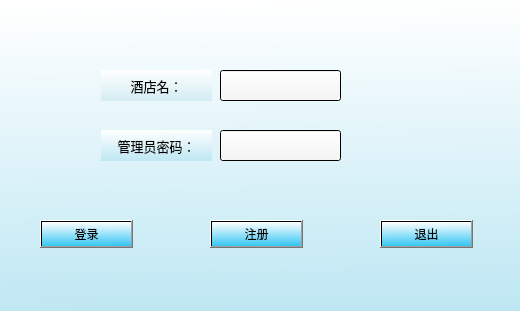
<?xml version="1.0" encoding="UTF-8"?>
<ui version="4.0">
 <class>hotellogin</class>
 <widget class="QDialog" name="hotellogin">
  <property name="geometry">
   <rect>
    <x>0</x>
    <y>0</y>
    <width>520</width>
    <height>311</height>
   </rect>
  </property>
  <property name="windowTitle">
   <string>Dialog</string>
  </property>
  <property name="styleSheet">
   <string notr="true">background-color: qlineargradient(spread:pad, x1:0.522, y1:1, x2:0.497, y2:0, stop:0 rgba(190, 231, 243, 255), stop:1 rgba(255, 255, 255, 255));</string>
  </property>
  <widget class="QLabel" name="label">
   <property name="geometry">
    <rect>
     <x>101</x>
     <y>70</y>
     <width>111</width>
     <height>31</height>
    </rect>
   </property>
   <property name="font">
    <font>
     <family>Microsoft YaHei UI</family>
     <pointsize>10</pointsize>
     <weight>10</weight>
     <italic>false</italic>
     <bold>false</bold>
    </font>
   </property>
   <property name="styleSheet">
    <string notr="true">background-color: qlineargradient(spread:pad, x1:0.522, y1:1, x2:0.497, y2:0, stop:0 rgba(212, 236, 243, 255), stop:1 rgba(255, 255, 255, 255));</string>
   </property>
   <property name="text">
    <string>酒店名：</string>
   </property>
   <property name="alignment">
    <set>Qt::AlignCenter</set>
   </property>
  </widget>
  <widget class="QPushButton" name="loginBtn">
   <property name="geometry">
    <rect>
     <x>40</x>
     <y>220</y>
     <width>93</width>
     <height>28</height>
    </rect>
   </property>
   <property name="styleSheet">
    <string notr="true">background-color: qlineargradient(spread:pad, x1:0.522, y1:1, x2:0.497, y2:0, stop:0 rgba(54, 198, 243, 255), stop:1 rgba(255, 255, 255, 255));</string>
   </property>
   <property name="text">
    <string>登录</string>
   </property>
  </widget>
  <widget class="QPushButton" name="rgsBtn">
   <property name="geometry">
    <rect>
     <x>210</x>
     <y>220</y>
     <width>93</width>
     <height>28</height>
    </rect>
   </property>
   <property name="styleSheet">
    <string notr="true">background-color: qlineargradient(spread:pad, x1:0.522, y1:1, x2:0.497, y2:0, stop:0 rgba(54, 198, 243, 255), stop:1 rgba(255, 255, 255, 255));</string>
   </property>
   <property name="text">
    <string>注册</string>
   </property>
  </widget>
  <widget class="QPushButton" name="exitBtn">
   <property name="geometry">
    <rect>
     <x>380</x>
     <y>220</y>
     <width>93</width>
     <height>28</height>
    </rect>
   </property>
   <property name="styleSheet">
    <string notr="true">background-color: qlineargradient(spread:pad, x1:0.522, y1:1, x2:0.497, y2:0, stop:0 rgba(54, 198, 243, 255), stop:1 rgba(255, 255, 255, 255));</string>
   </property>
   <property name="text">
    <string>退出</string>
   </property>
  </widget>
  <widget class="QLineEdit" name="Hotelname">
   <property name="geometry">
    <rect>
     <x>220</x>
     <y>70</y>
     <width>121</width>
     <height>31</height>
    </rect>
   </property>
   <property name="styleSheet">
    <string notr="true">background-color: qlineargradient(spread:pad, x1:0.522, y1:1, x2:0.497, y2:0, stop:0 rgba(243, 243, 243, 255), stop:1 rgba(255, 255, 255, 255));</string>
   </property>
  </widget>
  <widget class="QLabel" name="label_2">
   <property name="geometry">
    <rect>
     <x>101</x>
     <y>130</y>
     <width>111</width>
     <height>31</height>
    </rect>
   </property>
   <property name="font">
    <font>
     <family>Microsoft YaHei UI</family>
     <pointsize>10</pointsize>
     <weight>9</weight>
     <italic>false</italic>
     <bold>false</bold>
    </font>
   </property>
   <property name="styleSheet">
    <string notr="true">background-color: qlineargradient(spread:pad, x1:0.522, y1:1, x2:0.497, y2:0, stop:0 rgba(190, 231, 243, 255), stop:1 rgba(255, 255, 255, 255));

</string>
   </property>
   <property name="text">
    <string>管理员密码：</string>
   </property>
   <property name="alignment">
    <set>Qt::AlignCenter</set>
   </property>
  </widget>
  <widget class="QLineEdit" name="Password">
   <property name="geometry">
    <rect>
     <x>220</x>
     <y>130</y>
     <width>121</width>
     <height>31</height>
    </rect>
   </property>
   <property name="styleSheet">
    <string notr="true">background-color: qlineargradient(spread:pad, x1:0.522, y1:1, x2:0.497, y2:0, stop:0 rgba(243, 243, 243, 255), stop:1 rgba(255, 255, 255, 255));</string>
   </property>
  </widget>
 </widget>
 <resources/>
 <connections/>
</ui>
